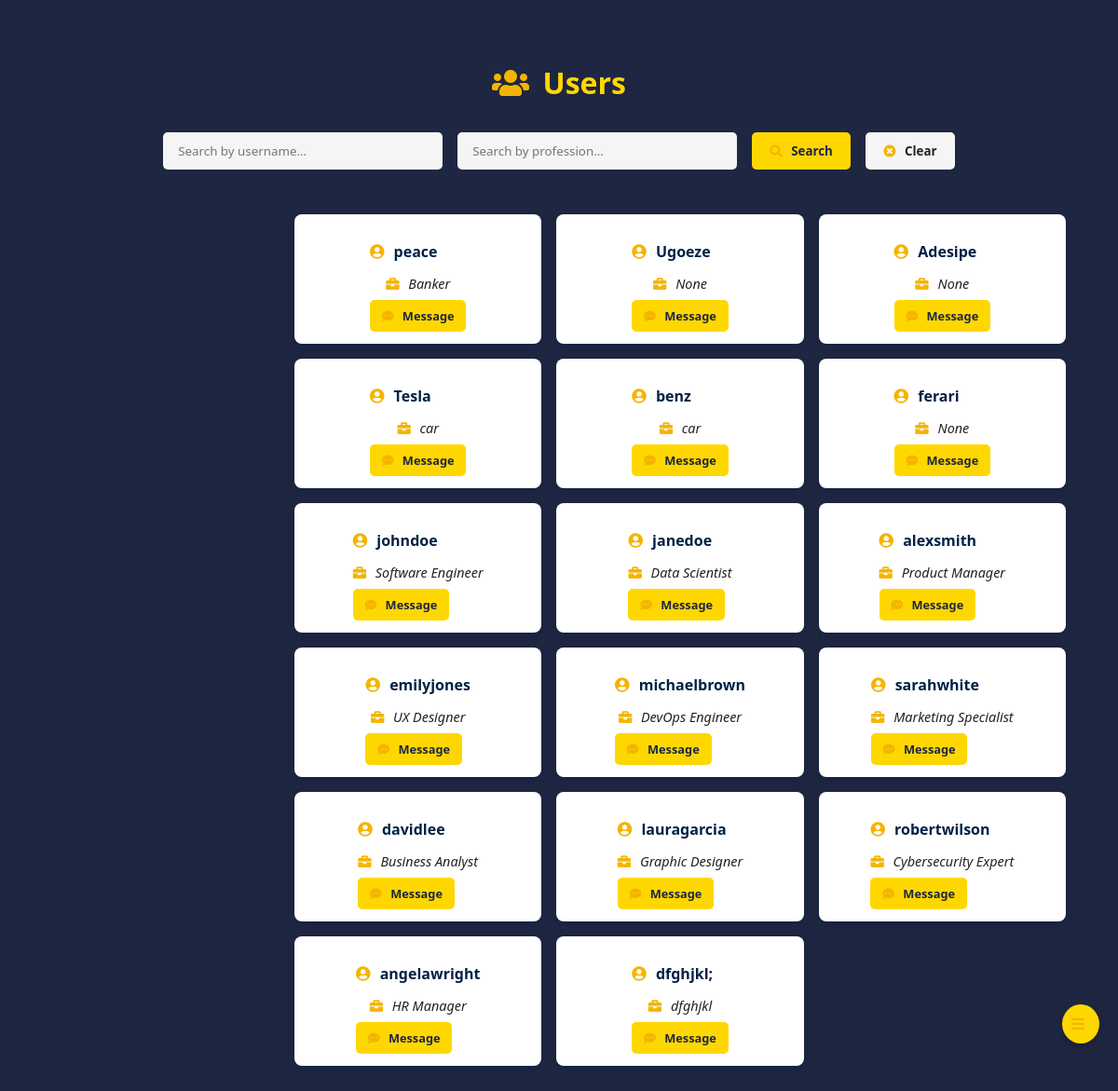
Before: /chatbox with the older database file.
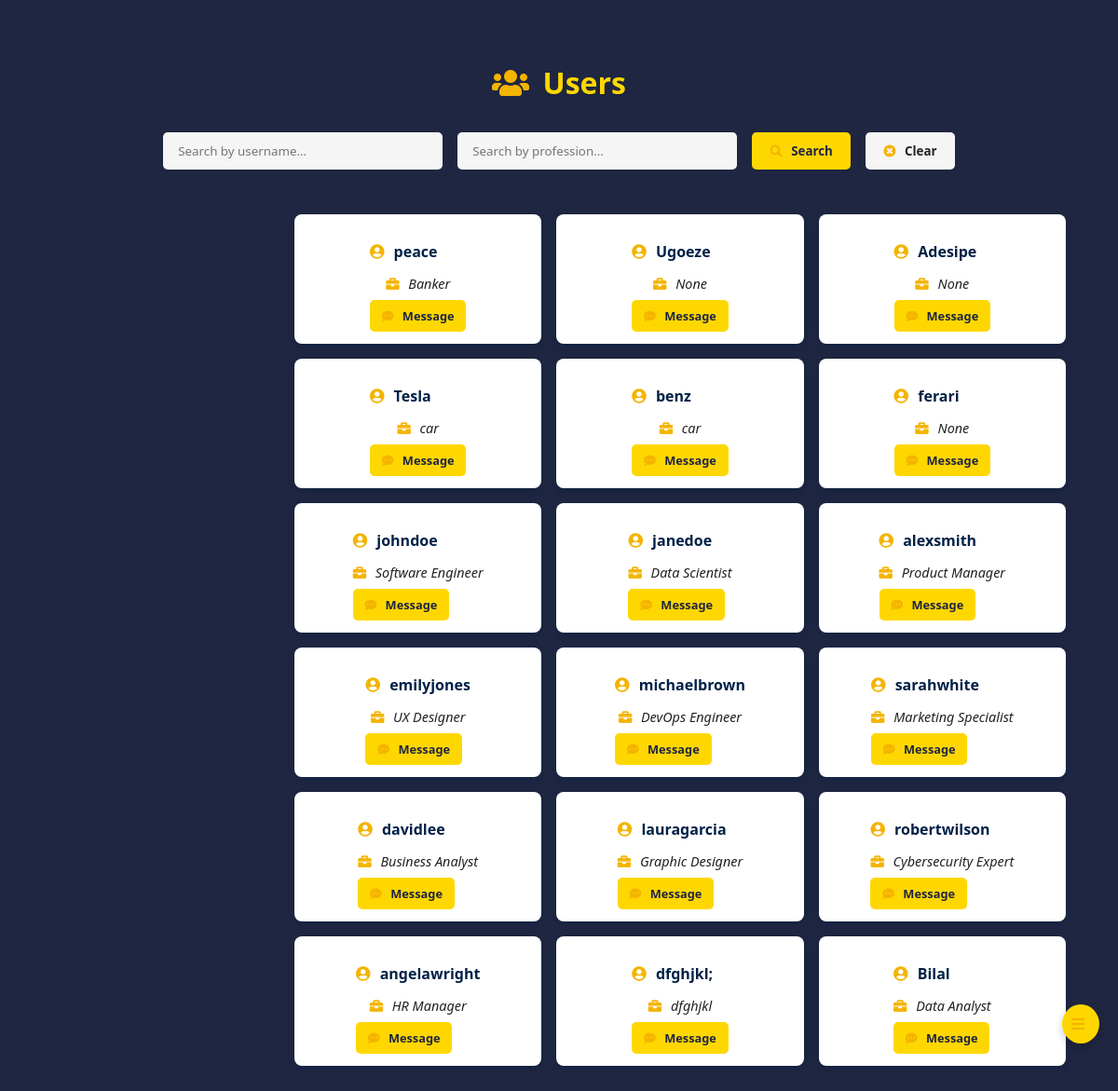
After: the same page with the newer database file.
### tables this page shows
CREATE TABLE users (
        id INTEGER PRIMARY KEY AUTOINCREMENT,
        username TEXT NOT NULL UNIQUE,
        fullname TEXT,
        profession TEXT,
        email TEXT NOT NULL UNIQUE,
        password TEXT NOT NULL,
        nationality TEXT,
        customer_type TEXT,
        profit REAL DEFAULT 0,
        total_income REAL DEFAULT 0,
        total_expenses REAL DEFAULT 0,
        cash_balance REAL DEFAULT 0,
        card_balance REAL DEFAULT 0
    , savings_balance REAL DEFAULT 0, number_of_workers INTEGER DEFAULT 0);

### app.py (the view)
@app.route('/chatbox', methods=['GET'])
def chatbox():
    search_query = request.args.get('search', '').strip()  # Get search query from URL
    profession_query = request.args.get('profession', '').strip()  # Get profession query from URL
    conn = get_db_connection()
    query = "SELECT * FROM users WHERE 1=1"
    params = []
    if search_query:
        query += " AND username LIKE ?"
        params.append(f'%{search_query}%')
    if profession_query:
        query += " AND profession LIKE ?"
        params.append(f'%{profession_query}%')
    users = conn.execute(query, params).fetchall()
    users = [dict(user) for user in users]
    for user in users:
        user['online'] = user['id'] % 2 == 0  # Example: Even IDs are online
    active_user = {'username': 'JohnDoe', 'id': 1}
    conn.close()
    return render_template('chatbox.html', users=users, search_query=search_query, profession_query=profession_query, active_user=active_user)

### app.py (called while the page is built)
def get_db_connection():
    conn = sqlite3.connect('mydatabase.db')
    conn.row_factory = sqlite3.Row
    return conn

### template/chatbox.html (shortened to what this page needs)
<!DOCTYPE html>
<html lang="en">
<head>
    <link rel="stylesheet" href="../static/css/chatbox.css">
    <link href="https://cdnjs.cloudflare.com/ajax/libs/font-awesome/5.15.4/css/all.min.css" rel="stylesheet">
</head>
<body>
    <h2><i class="fas fa-users"></i> Users</h2>
    <form class="search-box" method="GET" action="/chatbox">
        <input type="text" id="search-input" name="search" class="search-input"
               placeholder="Search by username..." value="{{ request.args.get('search', '') }}">
        <input type="text" id="profession-input" name="profession" class="search-input"
               placeholder="Search by profession..." value="{{ request.args.get('profession', '') }}">
        <button type="submit" id="search-btn" class="search-btn">
            <i class="fas fa-search"></i> Search
        </button>
        <button type="button" id="clear-btn" class="clear-btn">
            <i class="fas fa-times-circle"></i> Clear
        </button>
    </form>
      <div class="sidebar-toggle" onclick="toggleSidebar()">
        <i class="fas fa-bars"></i>
    </div>
<div class="user-list">
  {% for user in users %}
  <div class="user-card">
    <div class="user-info">
      <h3><i class="fas fa-user-circle"></i> {{ user.username }}</h3>
      <p><i class="fas fa-briefcase"></i> {{ user.profession }}</p>
      <a href="{{ url_for('chatroom', username=user.username) }}" class="message-btn">
        <i class="fas fa-comment-dots"></i> Message
      </a>
    </div>
  </div>
  {% else %}
  <p><i class="fas fa-exclamation-circle"></i> No users found.</p>
  {% endfor %}
</div>
</body>
</html>

### static/css/chatbox.css (style rules this page uses)
:root { --color-navy: #002147; --color-gold: #FFD700; --color-light-grey: #F5F5F5; --color-deep-blue: #1f2641; --color-white: #fff; --color-medium-grey: #222; --highlight-gold: #f4b400; --shadow-color: rgba(0, 33, 71, 0.4); }
* { margin: grid; padding: 0; box-sizing: border-box; font-family: 'Segoe UI', Tahoma, Geneva, Verdana, sans-serif; }
.sidebar-toggle, .chat-toggle { position: fixed; bottom: 20px; right: 20px; background-color: var(--color-gold); border: none; border-radius: 50%; padding: 10px; cursor: pointer; z-index: 1000; box-shadow: 0 4px 8px rgba(0, 0, 0, 0.2); }
.sidebar-toggle { bottom: 80px; }
body { background: var(--color-deep-blue); color: var(--color-white); padding: 2rem; min-height: 100vh; }
h2 { text-align: center; margin-bottom: 2rem; color: var(--color-gold); font-size: 2rem; }
.search-box { display: flex; justify-content: center; gap: 1rem; margin-bottom: 2rem; flex-wrap: wrap; }
.search-input { padding: 0.7rem 1rem; border-radius: 5px; border: none; width: 300px; background-color: var(--color-light-grey); color: var(--color-medium-grey); }
.search-btn, .clear-btn { padding: 0.7rem 1.2rem; border: none; border-radius: 5px; font-weight: bold; cursor: pointer; color: var(--color-deep-blue); transition: background-color 0.3s ease; }
.search-btn { background-color: var(--color-gold); }
.clear-btn { background-color: var(--color-light-grey); color: var(--color-medium-grey); }
.user-list { display: grid; grid-template-columns: repeat(auto-fill, minmax(200px, 1fr)); gap: 1rem; margin-left: 260px; padding: 1rem; }
.user-card { background: var(--color-white); color: var(--color-medium-grey); padding: 0.8rem; border-radius: 8px; box-shadow: 0 3px 6px var(--shadow-color); display: flex; flex-direction: column; align-items: center; transition: transform 0.2s ease; font-size: 0.9rem; }
.user-info h3 { color: var(--color-navy); margin-bottom: 0.2rem; font-size: 1rem; }
.user-info p { margin-bottom: 0.5rem; font-style: italic; font-size: 0.9rem; text-align: center; }
.message-btn { display: inline-block; text-decoration: none; padding: 0.5rem 0.8rem; background-color: var(--color-gold); color: var(--color-deep-blue); border-radius: 5px; font-weight: bold; font-size: 0.8rem; transition: background 0.3s ease; }
i { margin-right: 6px; color: var(--highlight-gold); }

Changed rows visible on the page:
added users: username "Bilal", profession "Data Analyst"
